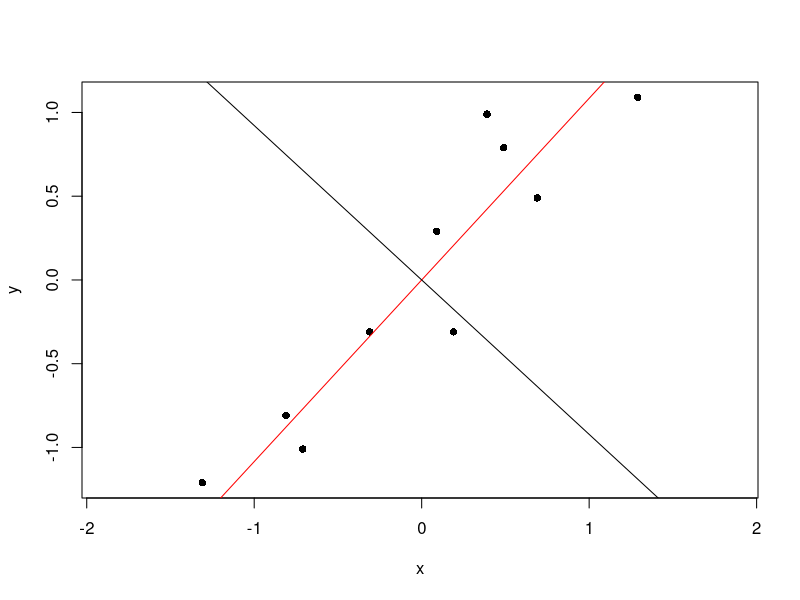
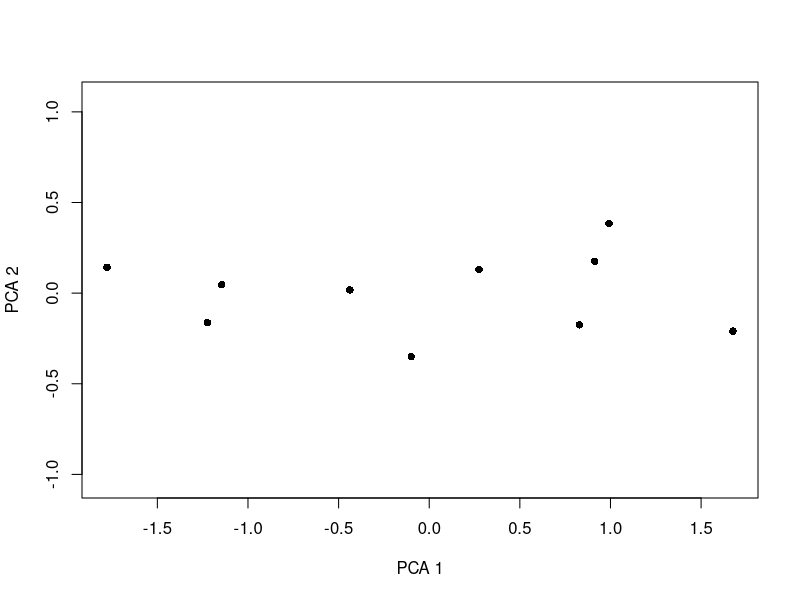
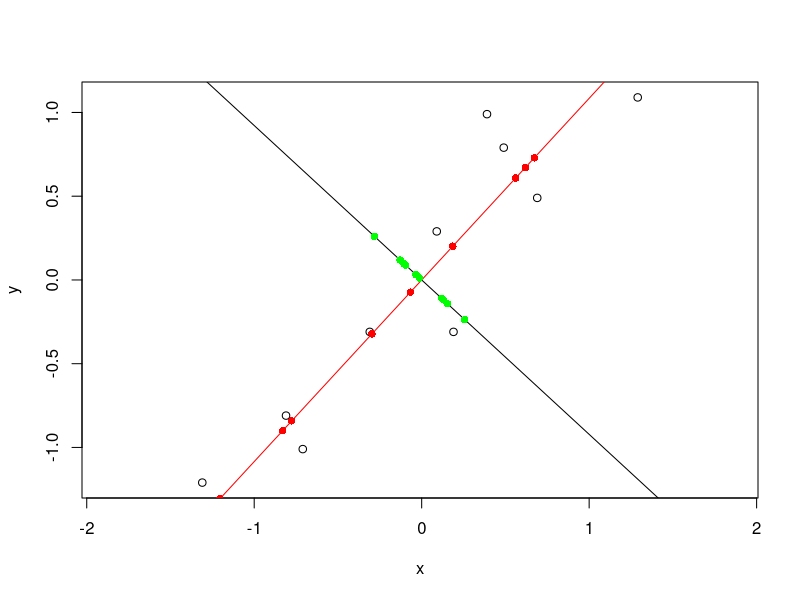

The R source for these figures, in order: (Note: this script raises an error after producing the figures.)
d = data.frame(x=c(2.5,0.5,2.2,1.9,3.1,2.3,2.0,1.0,1.5,1.1),
               y=c(2.4,0.7,2.9,2.2,3.0,2.7,1.6,1.1,1.6,0.9))

d

# mean-adjusted values 
d$x_adj = d$x - mean(d$x)
d$y_adj = d$y - mean(d$y)
d

# calculate covariance matrix and eigenvectors/values
(cm = cov(d[,1:2]))
(e = eigen(cm))

#----- Check
#Egen vectors are reported as columns of matrix e$vectors
# First -> e$vectors[,1], second e$vectors[,2]
cm %*% e$vectors[,1]
e$values[1] * e$vectors[,1]

cm %*% e$vectors[,2]
e$values[2] * e$vectors[,2]
#------


# principal component vector slopes
s1 = e$vectors[2,1] / e$vectors[1,1] # PC1
s2 = e$vectors[2,2] / e$vectors[1,2] # PC2

plot(d$x_adj, d$y_adj, asp=T, pch=16, xlab='x', ylab='y')
abline(a=0, b=s1, col='red')
abline(a=0, b=s2)

# PCA data = rowFeatureVector (transposed eigenvectors) * RowDataAdjust (mean adjusted, also transposed)
feat_vec = t(e$vectors)
row_data_adj = t(d[,3:4])
final_data   = data.frame(t(feat_vec %*% row_data_adj)) # ?matmult for details
names(final_data) = c('x','y')


plot(final_data, asp=T, xlab='PCA 1', ylab='PCA 2', pch=16)

#First principal component v(dot product)e1, second component v(dot product)e1
as.matrix(d[,3:4]) %*% e$vectors[,1, drop = FALSE] #these are componnet on line e1
compOnE1 <- e$vectors[,1, drop = FALSE] %*% t(as.matrix(d[,3:4]) %*% e$vectors[,1, drop = FALSE])
compOnE1 <- data.frame(t(compOnE1))

compOnE2 <- e$vectors[,2, drop = FALSE] %*% t(as.matrix(d[,3:4]) %*% e$vectors[,2, drop = FALSE])
compOnE2 <- data.frame(t(compOnE2))

plot(d$x_adj, d$y_adj, asp=T, pch=1, xlab='x', ylab='y', col = 'black')
abline(a=0, b=s1, col='red')
abline(a=0, b=s2)
points(compOnE1, asp=T, pch=16, col='red')
points(compOnE2, asp=T, pch=16, col='green')
s